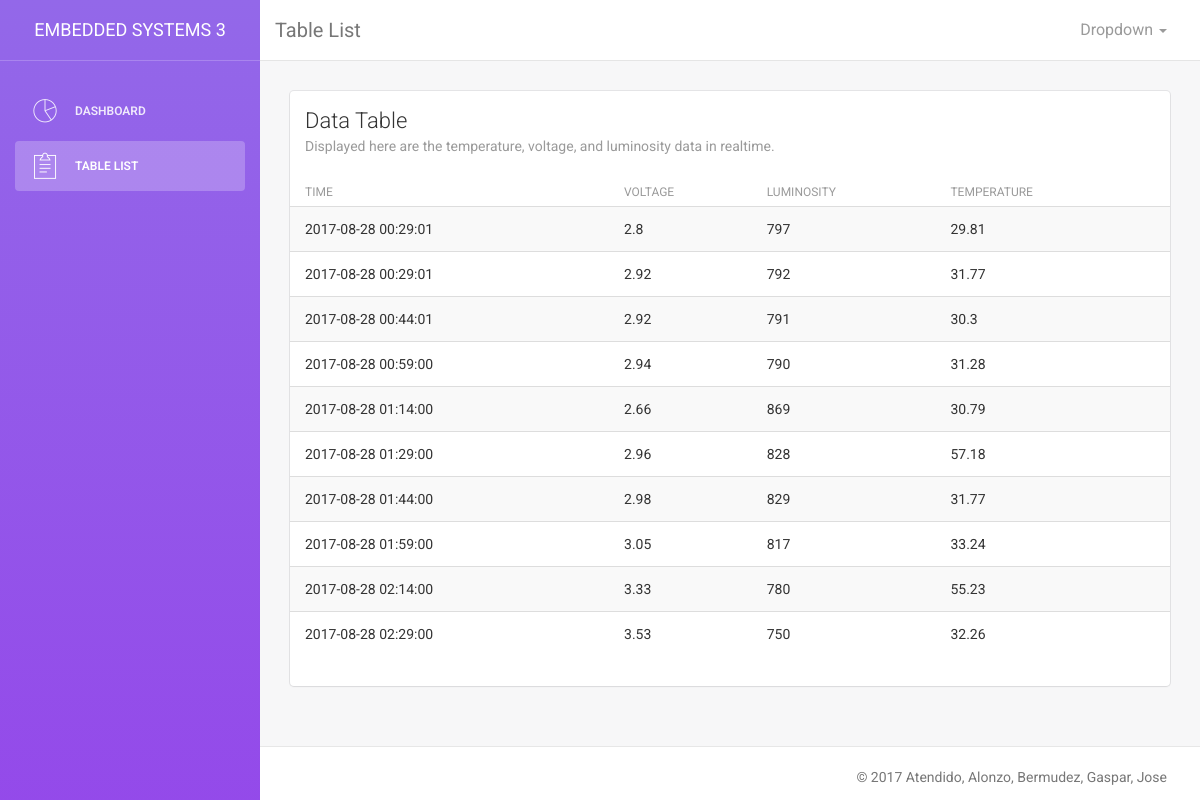
Page /table.php on the committed database.
### tables this page shows
CREATE TABLE `mydata` (
  `ID` int(11) NOT NULL,
  `timestamp` timestamp NOT NULL DEFAULT CURRENT_TIMESTAMP,
  `Voltage` double NOT NULL,
  `Luminosity` double NOT NULL,
  `Temperature` double NOT NULL
);

### table.php (the view, shortened to what this page needs)
<?php
$hostname = "localhost";
$username = "root";
$password = "";
$databaseName = "es3";
$connect = mysqli_connect($hostname, $username, $password, $databaseName);
$query = "SELECT timestamp, Voltage, Luminosity, Temperature FROM mydata ORDER BY id limit 10";
$result1 = mysqli_query($connect, $query);
?>
<!doctype html>
<html lang="en">
<head>
    <link href="assets/css/bootstrap.min.css" rel="stylesheet" />
    <link href="assets/css/animate.min.css" rel="stylesheet"/>
    <link href="assets/css/light-bootstrap-dashboard.css" rel="stylesheet"/>
    <link href="assets/css/demo.css" rel="stylesheet" />
    <link href="http://maxcdn.bootstrapcdn.com/font-awesome/4.2.0/css/font-awesome.min.css" rel="stylesheet">
    <link href="assets/css/pe-icon-7-stroke.css" rel="stylesheet" />
</head>
<body>
<div class="wrapper">
    <div class="sidebar" data-color="purple">
    	<div class="sidebar-wrapper">
            <div class="logo">
                <a href="http://www.creative-tim.com" class="simple-text">
                    EMBEDDED SYSTEMS 3
                </a>
            </div>
            <ul class="nav">
                <li>
                    <a href="index.php">
                        <i class="pe-7s-graph"></i>
                        <p>Dashboard</p>
                    </a>
                </li>
                <li class="active">
                    <a href="table.php">
                        <i class="pe-7s-note2"></i>
                        <p>Table List</p>
                    </a>
                </li>
            </ul>
    	</div>
    </div>
    <div class="main-panel">
        <nav class="navbar navbar-default navbar-fixed">
            <div class="container-fluid">
                <div class="navbar-header">
                    <a class="navbar-brand" href="#">Table List</a>
                </div>
                <div class="collapse navbar-collapse">
                    <ul class="nav navbar-nav navbar-right">
                        <li class="dropdown">
                              <a href="#" class="dropdown-toggle" data-toggle="dropdown">
                                    Dropdown
                                    <b class="caret"></b>
                              </a>
                        </li>
                    </ul>
                </div>
            </div>
        </nav>
        <div class="content">
            <div class="container-fluid">
                <div class="row">
                    <div class="col-md-12">
                        <div class="card">
                            <div class="header">
                                <h4 class="title">Data Table</h4>
                                <p class="category">Displayed here are the temperature, voltage, and luminosity data in realtime.</p>
                            </div>
                            <div class="content table-responsive table-full-width">
                                <table class="table table-hover table-striped">
                                <thead>
                                <th>Time</th>
                                <th>Voltage</th>
                                <th>Luminosity</th>
                                <th>Temperature</th>
                            </thead>
                            <?php while($row1 = mysqli_fetch_array($result1)):;?>
                            <tr>
                                <td><?php echo $row1[0];?></td>
                                <td><?php echo $row1[1];?></td>
                                <td><?php echo $row1[2];?></td>
                                <td><?php echo $row1[3];?></td>
                            </tr>
                            <?php endwhile;?>
                                </table>
                            </div>
                        </div>
                    </div>
                </div>
            </div>
        </div>
        <footer class="footer">
            <div class="container-fluid">
                <p class="copyright pull-right">
                    &copy; 2017 Atendido, Alonzo, Bermudez, Gaspar, Jose
                </p>
            </div>
        </footer>
    </div>
</div>
</body>
</html>

### rows in the picture
mydata: timestamp "2017-08-28 00:29:01", Voltage "2.8", Luminosity "797", Temperature "29.81"
mydata: timestamp "2017-08-28 00:29:01", Voltage "2.92", Luminosity "792", Temperature "31.77"
mydata: timestamp "2017-08-28 00:44:01", Voltage "2.92", Luminosity "791", Temperature "30.3"
mydata: timestamp "2017-08-28 00:59:00", Voltage "2.94", Luminosity "790", Temperature "31.28"
mydata: timestamp "2017-08-28 01:14:00", Voltage "2.66", Luminosity "869", Temperature "30.79"
mydata: timestamp "2017-08-28 01:29:00", Voltage "2.96", Luminosity "828", Temperature "57.18"
mydata: timestamp "2017-08-28 01:44:00", Voltage "2.98", Luminosity "829", Temperature "31.77"
mydata: timestamp "2017-08-28 01:59:00", Voltage "3.05", Luminosity "817", Temperature "33.24"
mydata: timestamp "2017-08-28 02:14:00", Voltage "3.33", Luminosity "780", Temperature "55.23"
mydata: timestamp "2017-08-28 02:29:00", Voltage "3.53", Luminosity "750", Temperature "32.26"
